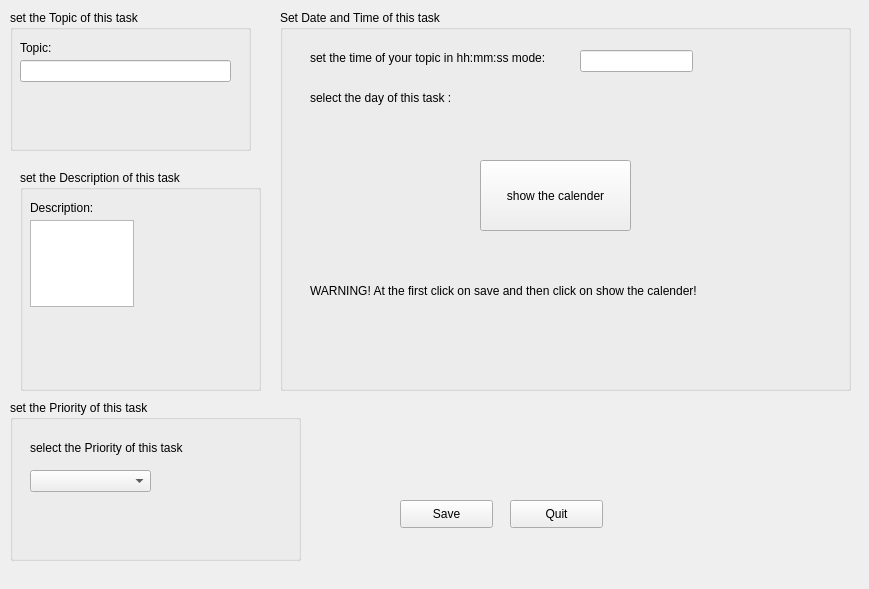
<?xml version="1.0" encoding="UTF-8"?>
<ui version="4.0">
 <class>inputs_of_task</class>
 <widget class="QWidget" name="inputs_of_task">
  <property name="geometry">
   <rect>
    <x>0</x>
    <y>0</y>
    <width>869</width>
    <height>589</height>
   </rect>
  </property>
  <property name="windowTitle">
   <string>Form</string>
  </property>
  <widget class="QGroupBox" name="settimeanddate_groupbox">
   <property name="geometry">
    <rect>
     <x>280</x>
     <y>10</y>
     <width>571</width>
     <height>381</height>
    </rect>
   </property>
   <property name="title">
    <string>Set Date and Time of this task</string>
   </property>
   <widget class="QLabel" name="settime_label">
    <property name="geometry">
     <rect>
      <x>30</x>
      <y>40</y>
      <width>261</width>
      <height>16</height>
     </rect>
    </property>
    <property name="frameShape">
     <enum>QFrame::NoFrame</enum>
    </property>
    <property name="text">
     <string>set the time of your topic in hh:mm:ss mode:</string>
    </property>
   </widget>
   <widget class="QLineEdit" name="settime_lineedit">
    <property name="geometry">
     <rect>
      <x>300</x>
      <y>40</y>
      <width>113</width>
      <height>22</height>
     </rect>
    </property>
   </widget>
   <widget class="QLabel" name="setdate_label">
    <property name="geometry">
     <rect>
      <x>30</x>
      <y>80</y>
      <width>311</width>
      <height>16</height>
     </rect>
    </property>
    <property name="text">
     <string>select the day of this task :</string>
    </property>
   </widget>
   <widget class="QPushButton" name="show_calender_pushButton">
    <property name="geometry">
     <rect>
      <x>200</x>
      <y>150</y>
      <width>151</width>
      <height>71</height>
     </rect>
    </property>
    <property name="text">
     <string>show the calender</string>
    </property>
   </widget>
   <widget class="QLabel" name="label">
    <property name="geometry">
     <rect>
      <x>30</x>
      <y>230</y>
      <width>511</width>
      <height>101</height>
     </rect>
    </property>
    <property name="text">
     <string>WARNING! At the first click on save and then click on show the calender!</string>
    </property>
   </widget>
  </widget>
  <widget class="QPushButton" name="save_pushbutton">
   <property name="geometry">
    <rect>
     <x>400</x>
     <y>500</y>
     <width>93</width>
     <height>28</height>
    </rect>
   </property>
   <property name="text">
    <string>Save</string>
   </property>
  </widget>
  <widget class="QGroupBox" name="setdescription_groupbox">
   <property name="geometry">
    <rect>
     <x>20</x>
     <y>170</y>
     <width>241</width>
     <height>221</height>
    </rect>
   </property>
   <property name="title">
    <string>set the Description of this task</string>
   </property>
   <widget class="QLabel" name="description_label">
    <property name="geometry">
     <rect>
      <x>10</x>
      <y>30</y>
      <width>81</width>
      <height>16</height>
     </rect>
    </property>
    <property name="text">
     <string>Description:</string>
    </property>
   </widget>
   <widget class="QTextEdit" name="description_textedit">
    <property name="geometry">
     <rect>
      <x>10</x>
      <y>50</y>
      <width>104</width>
      <height>87</height>
     </rect>
    </property>
   </widget>
  </widget>
  <widget class="QGroupBox" name="setpriority_groupbox">
   <property name="geometry">
    <rect>
     <x>10</x>
     <y>400</y>
     <width>291</width>
     <height>161</height>
    </rect>
   </property>
   <property name="title">
    <string>set the Priority of this task</string>
   </property>
   <widget class="QComboBox" name="priority_combobox">
    <property name="geometry">
     <rect>
      <x>20</x>
      <y>70</y>
      <width>121</width>
      <height>22</height>
     </rect>
    </property>
   </widget>
   <widget class="QLabel" name="selectpriority_label">
    <property name="geometry">
     <rect>
      <x>20</x>
      <y>40</y>
      <width>181</width>
      <height>16</height>
     </rect>
    </property>
    <property name="text">
     <string>select the Priority of this task</string>
    </property>
   </widget>
  </widget>
  <widget class="QGroupBox" name="settopic_groupbox">
   <property name="geometry">
    <rect>
     <x>10</x>
     <y>10</y>
     <width>241</width>
     <height>141</height>
    </rect>
   </property>
   <property name="title">
    <string>set the Topic of this task</string>
   </property>
   <widget class="QLabel" name="topic_label">
    <property name="geometry">
     <rect>
      <x>10</x>
      <y>30</y>
      <width>61</width>
      <height>16</height>
     </rect>
    </property>
    <property name="text">
     <string>Topic:</string>
    </property>
   </widget>
   <widget class="QLineEdit" name="topic_lineedit">
    <property name="geometry">
     <rect>
      <x>10</x>
      <y>50</y>
      <width>211</width>
      <height>22</height>
     </rect>
    </property>
   </widget>
  </widget>
  <widget class="QPushButton" name="Quit_pushButton">
   <property name="geometry">
    <rect>
     <x>510</x>
     <y>500</y>
     <width>93</width>
     <height>28</height>
    </rect>
   </property>
   <property name="text">
    <string>Quit</string>
   </property>
  </widget>
 </widget>
 <resources/>
 <connections>
  <connection>
   <sender>Quit_pushButton</sender>
   <signal>clicked()</signal>
   <receiver>inputs_of_task</receiver>
   <slot>close()</slot>
   <hints>
    <hint type="sourcelabel">
     <x>565</x>
     <y>512</y>
    </hint>
    <hint type="destinationlabel">
     <x>666</x>
     <y>459</y>
    </hint>
   </hints>
  </connection>
 </connections>
</ui>
